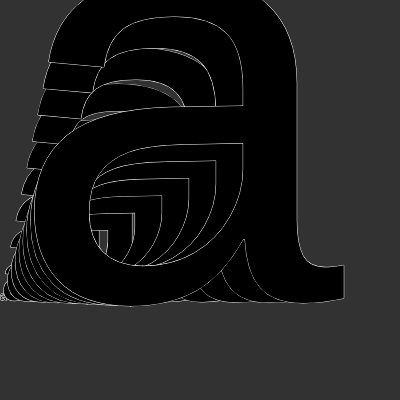
Frame 1 (no input)
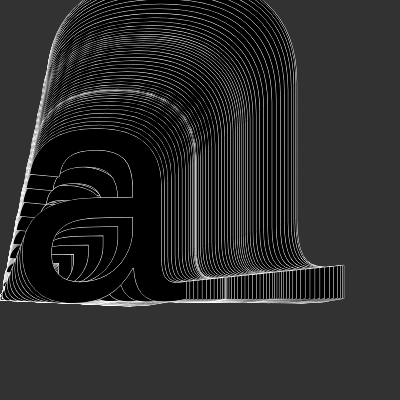
Frame 60 (no input)
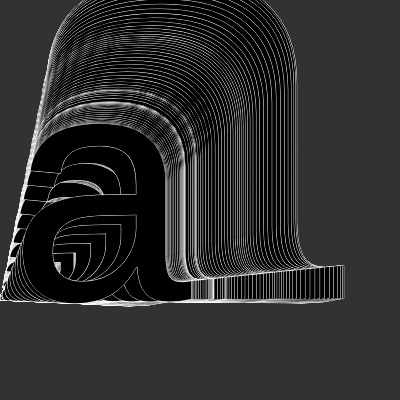
Frame 120 (the mouse pressed at the canvas centre since frame 60)

The p5.js sketch that drew these frames (run headless with seeded random() and noise() and a simulated clock; from frame 60 on, the mouse is pressed at the canvas centre):

// p5.js sketch
// ── sketch.js
let xoff = 0.0;

function setup() {
  createCanvas(400, 400);
  background(50);
}

function draw() {
 


  xoff = xoff + 0.01;
  let n = noise(xoff) * width;

  fill(0);
  stroke(255);

  for (let i = 0; i < 10; i++){
    textSize(i*n/4);
  text('a', i, 300);
    
  }
  textSize(32);
 
 
}
